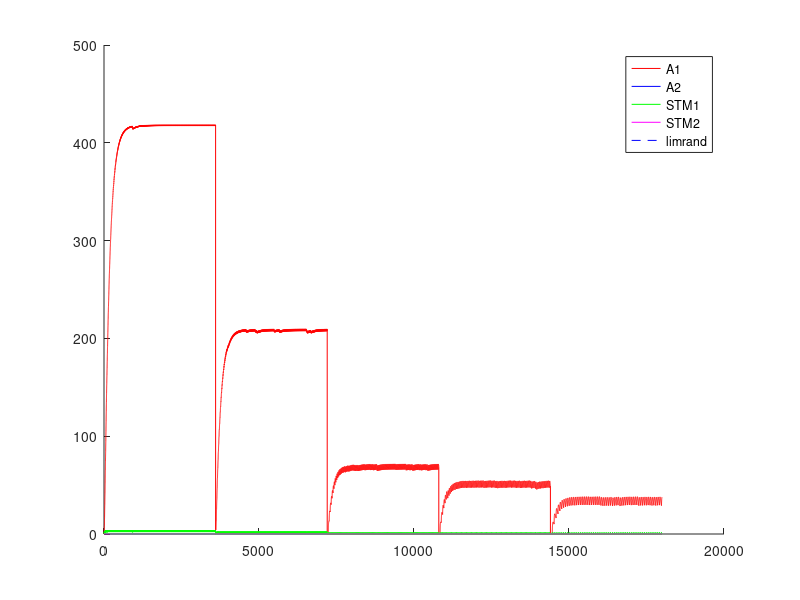

The MATLAB source for this figure: (Note: this script raises an error after producing the figure.)
%% Experimento con Variable-Interval - VI - intervalo Variable
%% Existen multiples intancias de palanquelo (cada vez que realiza respuesta decide si realiza otra o no)
%% Luego que transcurre el intervalo, si el animal realiza una respuesta obtiene refuerzo.
%% Un trial dura 3600 segundos.
%% Una sesion 1 o 3 trial (seg´un la dinamica del animal)
%% 5 sesiones por Experimento. Cada sesion es un intervalo diferente.
%% 1 experimento
%% Tiempo para realizar un respuesta 1 segundo
%% 
%% La probabilidad de eleccion se ajusta al nivel de maxima frecuencia de palanqueo
%% 

close all
clc
clear

%% Matriz de pago 0 1 

%%% Se ajusto la apreciacion de las cantidades de refuerzo 
function rf = feel(pellets)
  rf=0;
  if (nargin~=0)
    rf=(12.8*(1-exp(-.25.* pellets.^(2))))+(12.8*(1-exp(-.5.* pellets)));
  else
    error ("Faltan parametros");
  endif
endfunction
%% 
%% 

%% INICIALIZATION
%%%%%% CONSTANTES DE SESIONES
Ntrial  =  1 ;   %% un trial de 3600 segundos
tTrial  =  3600; %% en segundos
tResp   =  1;    %% en segundos
tMuestreo = 0.25;%% en segundos
Nses    =  5 ;
Vi=[5,10,30,40,60]; %% valores medios de intervalos variables
Ntest   =  1;
limrand =  0.138;
saving  =  0.01 ;
%%%%%% CONSTANTES DE DECAIMIENTO
alpha = 1*tMuestreo;
beta  = 0.125*tMuestreo ;
gamma = 0.0067*tMuestreo;%0.025 ; 
delta = 1*tMuestreo;
%%%%%% INICIALIZACION
palanca = zeros(2,1);
Rf_1=0;
Rf_2=0;
A1=zeros(1,Ntest);
A2=zeros(1,Ntest);
stm_1=zeros(2,Ntest);
stm_2=zeros(2,Ntest);
d=1;

sesion = zeros(Nses,1);
trialXsesion = zeros(Nses,Ntrial);
terminal_sesion=zeros(Nses,1);
nb_resp = zeros(Nses,Ntest);
refuerzo = zeros(Nses,Ntest);
%contadorP1=0;
%contadorP2=0;
contadorI=0;

%% CALCULO DE AROUSAL MAXIMO
%% Iteraciones de respuesta refuerzo para encotnrar el STM medio
Nconfig=5; %% Tasa de respuesta de configuracion
%plot([1:0.01:20],(12.8*(1-exp(-.25.* [1:0.01:20].^(2))))+(12.8*(1-exp(-.5.* [1:0.01:20]))),'.k')
R1 = floor(feel(1)); %tiempo de refuezo para R
l1 = Nconfig/tMuestreo; % duracion entre trials
suma = 0; %suma es un valor necesaria para calcular max1 y min1
suma = alpha*R1 %% Refuerzo cada N respuestas
iter=100; %% numero de iteraciones para que converja el stm
max1 = 0; %maximum de stm1
min1 = 0; %minimum de stm1
for i = 1:iter 
  suma = (1-beta)^(Nconfig/tMuestreo)*suma;%% Instantes que decae el stm
  min1=suma;
  suma += alpha*R1; %Refuerzo
  max1=suma;
end
comp=.88;
S1 = (((max1-min1)*(comp*l1))/2)+min1*comp*l1; %calcul de la superficie del triangulo mas la de el rectangulo
stm_1_medio = S1/(l1);
A1max = (delta/gamma)*stm_1_medio;

%% INICIO DE LAS ITERATIONS
for l = 1:Ntest  %% TESTES
  Num=0;
  for k = 1:Nses  %% SESIONES (cambia el N)
    i=1;
    %duracion = [1,tTrial*ones(1,Ntrial)];
    
    contador = 1;
    contadorI =1;
    %palanca(1)=randi(2);
    
    %% Agregar intervalo de refuerzos  %%
    intervalo=Vi(k);
    if k>1
      A1(Num+1,l)=saving*A1(Num,l);
      A2(Num+1,l)=saving*A2(Num,l);
      stm_1(Num+1,l)=0*stm_1(Num,l);
      stm_2(Num+1,l)=0*stm_2(Num,l); 
      %%% ELECCION DE LA PRIMERA PALANCA 
%      if A1(Num,1)>A2(Num,1)
%        palanca(2)=1;
%      else
%        palanca(2)=2;
%      end
    end       
    P1(i,k)=0.5;
    %P2(i,k)=0.5;
    for j=2:(Ntrial*tTrial/tMuestreo) %% Todos los trials juntos
      
      if contador == tResp/tMuestreo%duracion(i)
        contador = 1;
        i = i+1 ;
        J = j ;
        if (i==3605)
        aa=1;
        endif
        P1(i,k)=0.5*(1-exp(-(5*A1((j-1)+Num,l))/A1max))+0.5; %probabilidad en exponential
        
        a = rand ;
        %%% ELECCION DE LA PALANCA %%% Basicamente elige palanquear o no palanquear
        if (A1((j-1)+Num,l)<=limrand)&&(A2((j-1)+Num,l)<=limrand)
          palanca(i)=randi(2);
        elseif (A1((j-1)+Num,l)>=limrand)&&(A2((j-1)+Num,l)<=limrand)
          if a>=P1(i,k)
            palanca(i)=2;
          else
            palanca(i)=1;
          end
        elseif (A1((j-1)+Num,l)>A2((j-1)+Num,l))
          if a>=P1(i,k)
            palanca(i)=2;
          else
            palanca(i)=1;
          end
        end
        %%% REFUERZO %%%
        if (contadorI >= intervalo/tMuestreo)
          if (palanca(i)==1)
            Rfz=floor(feel(1));
            Rf_1 = Rfz;
            Rf_2 = 0;
            contadorI =1;
            dispe =.5; %% dispercion del 50% del valor de la intervalo
            %intervalo = Vi(k)*(1 + dispe*(1-2*rand));
            refuerzo(k,l)++;
          else
          %contador++;
          contadorI++;
          Rf_1=0;
          Rf_2=0;
          endif
        else
        %contador++;
        contadorI++;
        Rf_1=0;
        Rf_2=0;
        endif
      else
        contador++;
        contadorI++;
        Rf_1=0;
        Rf_2=0;
      end
      stm_1(j+Num,l)=(1-beta)*stm_1((j-1)+Num,l)+alpha*Rf_1;
      stm_2(j+Num,l)=(1-beta)*stm_2((j-1)+Num,l)+alpha*Rf_2;
      A1(j+Num,l)=(1-gamma)*A1((j-1)+Num,l)+delta*stm_1(j+Num,l);
      A2(j+Num,l)=(1-gamma)*A2((j-1)+Num,l)+delta*stm_2(j+Num,l);
    end
    
    
    %%% CONTADOR DE A QUE J SE CAMBIA LA SESION
    %sesion(k-1,l)=j;
    sesion(k,l)=j+Num;
    %%% DEFINICION DE NUM
%    compteur = 0 ;
%    for i=1:length(A1(:,l))
%      if A1(i,l)~=0
%        compteur = compteur +1;
%      end
%    end
%    Num=compteur;
    Num = j+Num;
    Sizemat = length(A1);
    
    for j = 1:length(palanca)
      if palanca(j)==1
        %nb_coop(k-1,l)= nb_coop(k-1,l)+1;
        nb_resp(k,l)= nb_resp(k,l)+1;
      end
    end
  end
end


%%% PRUEBAS 
%%% ENCONTRA LA LONGITUD REAL DEL EXPERIMENTACION
nonnul = zeros(Ntest,1);
for k=1:Ntest
  for i=1:length(A1)
    if A1(i,k) ~= 0
      nonnul(k)=nonnul(k)+1;
    end
  end
end

%%% PRUEBA I _ PESO DE LA EXPERIMENTACION EN LA MEMORIA
porcent = 0;
for i = 1:Ntest
  if sum(A1(:,i)) > 10 * sum(A2(:,i))
    porcent = porcent +1;
  end
end

%%% PRUEBA II _ SI LA EXCITATION ALCANZA A SU MAXIMUM
maxima = zeros(Ntest,1);
for k = 1:Ntest
  if floor(max(A1(:,k))) == floor(max(max(A1))) 
    maxima(k) = maxima(k) +1;
  end
end

%%% PRUEBA III _ EN QUE SESION LA PALANCA GANA DE VERDAD
%ird = zeros(Ntest,1);
%for k = 1:Ntest
%  i=1;
%  while 1
%    if A1(nonnul(k)-i,k) < limrand
%      ird(k) = nonnul(k)-i+1;
%      break;
%    else
%      i=i+1;
%    end
%  end
%end
%
%%%% PRUEBA IV _ CONVIERTE J EN NUMERO DE SESION
%for k = 1:Ntest
%  i=1;
%  while 1
%    if ird(k) <= sum(sesion(1:i)+50)
%      ird(k)=i;
%      break;
%    else
%      i=i+1;
%    end
%  end
%end

%%% PRUEBA V _ PORCENTAJE DE COOPERACION POR SESION / EXPERIMENTO


%porcentaje_coop_sesion=zeros(Nses,Ntest);
%porcentaje_coop_experimento=zeros(Ntest,1);
%for k = 1:Ntest
%  porcentaje_coop_experimento(k)=sum(nb_coop(:,k))/(Ntrial*Nses)*100;
%end

%for i=1:Ntest
%  terminal_sesion(1,i)=sesion(1,i);
%  for j=2:Nses
%    terminal_sesion(j,i)=sesion(j,i)+terminal_sesion(j-1,i);
%  end
%end

%%% DEMOSTRACION 


%promedio_sesion=sum(ird)/Ntest
%porcent_10xsuperior_al_otra=porcent/Ntest * 100;
%cuanto_alcanzan_al_maxima=sum(maxima)/Ntest * 100;
%porcentaje_coop_experimento;
%porcentaje_coop_sesion=floor(nb_coop/Ntrial*100);

resp_por_segundos=nb_resp/length(palanca); %numero de respuestas dividido por el numero de respestas maximal posible




for i=1:Ntest
  figure
  hold on
  plot((1:Sizemat)*tMuestreo,A1(:,i),'r',(1:Sizemat)*tMuestreo,A2(:,i),'b',(1:Sizemat)*tMuestreo,stm_1(:,i),'g',(1:Sizemat)*tMuestreo,stm_2(:,i),'m',(1:Sizemat)*tMuestreo,limrand*ones(1,length([1:Sizemat])),'--b')
  legend("A1","A2","STM1","STM2","limrand");
  for j=1:Nses
    %plot(sesion(j,i)*ones(1,max(max(A1(:,i)))),(1:max(max(A1(:,i)))),'--k');
    h=plot((sesion(j,i).*tMuestreo)*ones(1,max(max(A1(:,i)))),(1:max(max(A1(:,i)))),'--k');
    set(h, "linewidth", 2);
    if j==1
      h=plot(1:sesion(j,i)/4,P1(:,j)'*A1max,'.-m');
    else
      h=plot(sesion(j-1,i)/4+1:sesion(j,i)/4,P1(:,j)'*A1max,'.-m');
    endif
  endfor
  plot((0:sesion(Nses,i))/4,A1max*ones(1,length(0:sesion(Nses,i))))
  hold off;
endfor


%% Maximos exitos por intervalo= 10-360 - 30-120 - 40-65 - 60-60 

color = 'rgbmkmrgbk';
figure
hold on
for i=1:Ntest
  plot(Vi,resp_por_segundos(:,i),'Color',color(i));
  title('Respuestas por segundos');
  xlabel('Interval');
  ylabel('Respuestas/segundos');
end
hold off


figure
hold on
for i=1:Ntest
  plot(refuerzo(:,i),resp_por_segundos(:,i),'Color',color(i));
  title('Respuestas y refuerzo');
  xlabel('Refuerzo');
  ylabel('Respuestas/segundos');
end
hold off

%%% probl�me de temps, pas le temps de d�croitre du coup red�marre plus
%%% haut CQFD
%%%% CASTIGO DE TIEMPO 
%%%% CUANTO VECES ELIGE COOPERATION
%%% Pour chaque session r�cup�rer le nombre de coop�ration et tracer la
%%% courbe correspondante 
